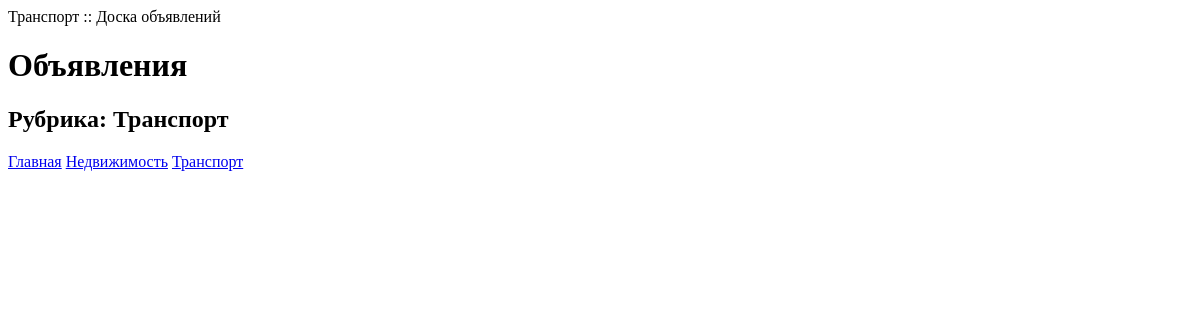
The page /bboard/2/ on the database as committed earlier.
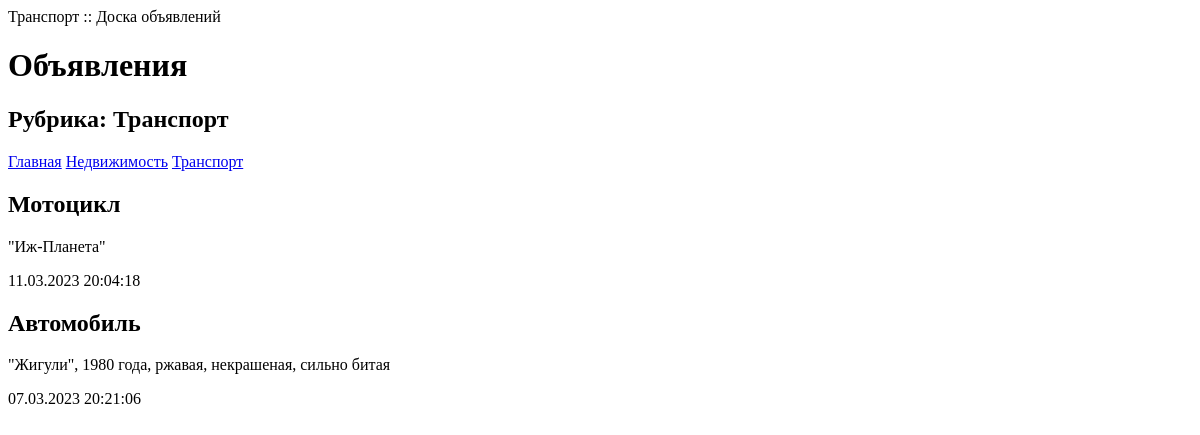
The same page on the database as committed later.
### bboard/models.py (models this page shows, shortened)
class Rubric(models.Model):
    name = models.CharField(max_length=20, db_index=True, verbose_name='Название')
    class Meta:
       verbose_name_plural = 'Рубрики'
       verbose_name = 'Рубрика'
       ordering = ['name']

class Bb(models.Model):
    title = models.CharField(max_length=50, verbose_name='Товар')
    content = models.TextField(null=True, blank=True, verbose_name='Описание')
    price = models.FloatField(null=True, blank=True, verbose_name='Цена')
    published = models.DateTimeField(auto_now_add=True, db_index=True, verbose_name='Опубликовано')
    rubric = models.ForeignKey('Rubric', null=True, on_delete=models.PROTECT, verbose_name='Рубрика')
    class Meta:
        verbose_name_plural = 'Объявления'
        verbose_name = 'Объявление'
        ordering = ['-published']

### bboard/views.py (the view)
# urls.py: path('<int:rubric_id>/', by_rubric),
def by_rubric(request, rubric_id):
    bbs = Bb.objects.filter(rubric=rubric_id)
    rubrics = Rubric.objects.all()
    current_rubric = Rubric.objects.get(pk=rubric_id)
    context = {'bbs': bbs, 'rubrics': rubrics, 'current_rubric': current_rubric}
    return render(request, 'bboard/by_rubric.html', context)

### bboard/templates/bboard/by_rubric.html (shortened to what this page needs)
<!DOCTYPE html>
<html>
    <head>
        <titlе>{{ current_rubric.name }} :: Доска объявлений</titlе>
    </head>
    <body>
        <h1>Объявления</h1>
        <h2>Рубрика: {{ current_rubric.name }}</h2>
        <div>
            <a href="/bboard/">Главная</a>
            {% for rubric in rubrics %}
            <a href="/bboard/{{ rubric.pk }}/">{{ rubric.name }}</a>
            {% endfor %}
        </div>
        {% for bb in bbs %}
        <div>
            <h2>{{ bb.title }}</h2>
            <p>{{ bb.content }}</p>
            <p>{{ bb.published|date:"d.m.Y H:i:s" }}</p>
        </div>
        {% endfor %}
    </body>
</html>

Rows that differ between the two databases and show on the page:
now on this page (row edited): Bb: title "Мотоцикл", content "\"Иж-Планета\"", published "11.03.2023 20:04:18"
now on this page (row edited): Bb: title "Автомобиль", content "\"Жигули\", 1980 года, ржавая, некрашеная, сильно битая", published "07.03.2023 20:21:06"
